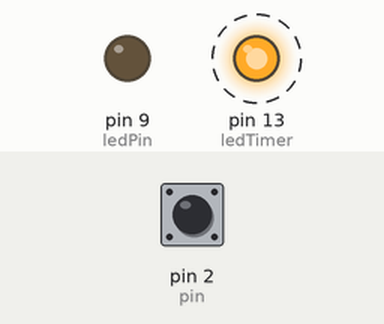
The sketch below on a simulated Arduino Uno, built with avr-gcc and run on an emulated ATmega328P. Parts: output pins drawn as LEDs (lit = HIGH). Dashed ring = blinking. Inputs (shaded band) come from the test bench; at power-on: pin 2 (pin) HIGH.

Above: at 2.8 s.
2.9 s: pin 2 (pin) pulled LOW for 2.15 s
At 4.5 s:
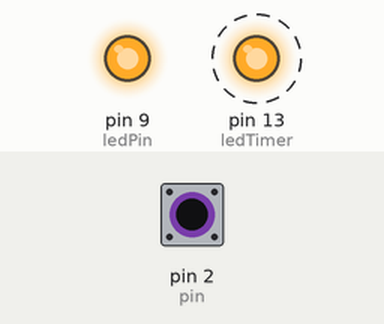
Timing chart, 0 to 12.6 s (numbered marks = the images above; inputs shaded):
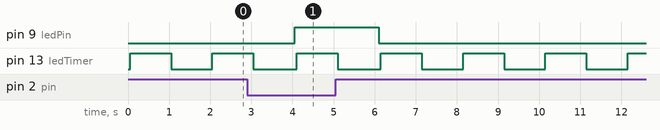

The sketch:

event-based-motivation.ino
```cpp
#define pin 2     //pin on which the button will be connected
#define ledPin 9 //LED pin. is onboard the arduino and does not have to be connected manually
#define ledTimer 13 //LED that will be running with a timer

int ledState;     //variable used to store whether or not the LED is currently turned on

void setup() {

  pinMode(pin, INPUT_PULLUP); //button pin is input. Set it to be 5V standby
  pinMode(ledPin, OUTPUT);    //led pin is output
  pinMode(ledTimer, OUTPUT); //led pin is output
  //led is turned off
  ledState = LOW;
  digitalWrite(ledPin, ledState);
  digitalWrite(ledTimer, LOW);
}

void loop() {
  //check to see if the button pin is not the same state as the LED.
  if (digitalRead(pin) != ledState){

    ledState = digitalRead(pin);    //set ledState to be the same as the button state
    digitalWrite(ledPin, !ledState); //write the new LED state to the led pin
    delay(50);
  }


  //turn other LED on/off for a certain amount of time
  int delayTime = 1000;
  digitalWrite(ledTimer, HIGH);
  delay(delayTime);
  digitalWrite(ledTimer, LOW);
  delay(delayTime);
}
```

Measured:
- after the input at 2.9 s, pin 9 (ledPin): LOW → HIGH after 1.2 s, → LOW 2.1 s later
- by itself, pin 13 (ledTimer): alternates HIGH for 1.0 s and LOW for 1.0 s
